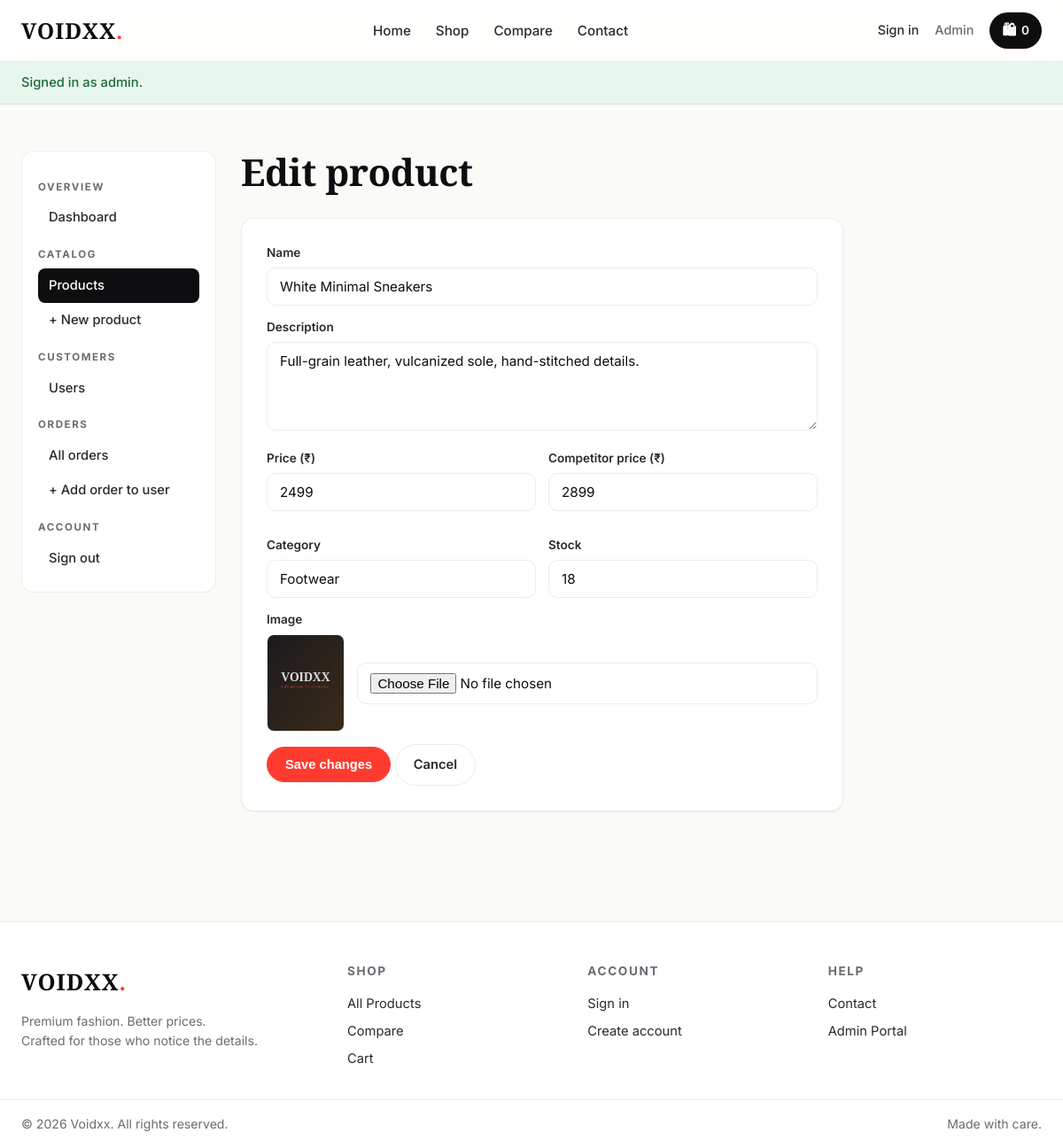
/admin/edit_product.php?id=8 (signed in), run on the app's committed database.
### tables this page shows
CREATE TABLE products (
            id INTEGER PRIMARY KEY AUTOINCREMENT,
            name VARCHAR(255) NOT NULL,
            description TEXT,
            price DECIMAL(10,2) NOT NULL,
            competitor_price DECIMAL(10,2) DEFAULT NULL,
            image VARCHAR(255) DEFAULT NULL,
            category VARCHAR(100) DEFAULT 'General',
            stock INTEGER DEFAULT 100,
            created_at TIMESTAMP DEFAULT CURRENT_TIMESTAMP
        );

### _helpers.php (called while the page is built, shortened)
<?php
function product_image_src($image) {
    $base = rtrim(BASE_URL, '/');
    $path = __DIR__ . "/uploads/" . $image;
    return $base . "/assets/placeholder.svg";
}
?>

### admin/edit_product.php (the view, shortened to what this page needs)
<?php
require '../db.php';
$id = intval($_GET['id'] ?? 0);
$stmt = $pdo->prepare("SELECT * FROM products WHERE id=?");
$stmt->execute([$id]);
$p = $stmt->fetch();
require '_layout.php';
?>
<div class="page-intro"><h1>Edit product</h1></div>
<form class="card" method="post" enctype="multipart/form-data" style="max-width:680px;">
  <div class="field">
    <label class="label">Name</label>
    <input class="input" name="name" value="<?= htmlspecialchars($p['name']) ?>" required>
  </div>
  <div class="field">
    <label class="label">Description</label>
    <textarea class="textarea" name="description"><?= htmlspecialchars($p['description']) ?></textarea>
  </div>
  <div style="display:grid;grid-template-columns:1fr 1fr;gap:14px;">
    <div class="field">
      <label class="label">Price (₹)</label>
      <input class="input" name="price" type="number" step="0.01" value="<?= htmlspecialchars($p['price']) ?>" required>
    </div>
    <div class="field">
      <label class="label">Competitor price (₹)</label>
      <input class="input" name="competitor_price" type="number" step="0.01" value="<?= htmlspecialchars($p['competitor_price']) ?>">
    </div>
    <div class="field">
      <label class="label">Category</label>
      <input class="input" name="category" value="<?= htmlspecialchars($p['category']) ?>">
    </div>
    <div class="field">
      <label class="label">Stock</label>
      <input class="input" name="stock" type="number" value="<?= (int)$p['stock'] ?>">
    </div>
  </div>
  <div class="field">
    <label class="label">Image</label>
    <div style="display:flex;gap:14px;align-items:center;">
      <img src="<?= product_image_src($p['image']) ?>" style="width:90px;height:110px;object-fit:cover;border-radius:8px;border:1px solid var(--line);">
      <input class="input" type="file" name="image" accept="image/*">
    </div>
  </div>
  <button class="btn btn-accent" type="submit">Save changes</button>
  <a class="btn btn-ghost" href="products.php">Cancel</a>
</form>
<?php require '_layout_end.php'; ?>

### styles.css (style rules this page uses)
:root { --bg: #fafaf7; --surface: #ffffff; --ink: #0e0e10; --ink-2: #2a2a2e; --muted: #6b6b73; --line: #ececea; --accent: #ff3b30; --accent-ink: #ffffff; --gold: #b08a4a; --shadow-sm: 0 1px 2px rgba(14,14,16,.06); --shadow-md: 0 8px 24px rgba(14,14,16,.08); --shadow-lg: 0 24px 48px rgba(14,14,16,.10); --radius: 14px; --radius-sm: 10px; --radius-lg: 22px; --maxw: 1200px; }
* { box-sizing: border-box; }
html, body { margin: 0; padding: 0; }
body { background: var(--bg); color: var(--ink); font-family: 'Inter', system-ui, -apple-system, Segoe UI, sans-serif; font-size: 16px; line-height: 1.55; -webkit-font-smoothing: antialiased; }
a { color: inherit; text-decoration: none; }
img { max-width: 100%; display: block; }
h1, h2, h3, h4 { font-weight: 700; letter-spacing: -0.01em; line-height: 1.15; margin: 0 0 .6em; }
h1 { font-size: clamp(1.9rem, 3.5vw, 2.8rem); }
.btn { display: inline-flex; align-items: center; justify-content: center; gap: 8px; background: var(--ink); color: #fff; border: 1px solid var(--ink); cursor: pointer; padding: 11px 20px; border-radius: 999px; font-weight: 600; font-size: .92rem; transition: transform .12s ease, background .15s ease; }
.btn-accent { background: var(--accent); border-color: var(--accent); }
.btn-ghost { background: transparent; color: var(--ink-2); border-color: var(--line); }
.card { background: var(--surface); border: 1px solid var(--line); border-radius: var(--radius); padding: 28px; box-shadow: var(--shadow-sm); }
.field { margin-bottom: 14px; }
.label { display: block; font-size: .85rem; font-weight: 600; margin-bottom: 6px; color: var(--ink-2); }
.input, .textarea, .select { width: 100%; border: 1px solid var(--line); background: #fff; border-radius: 10px; padding: 11px 14px; font-family: inherit; font-size: .95rem; color: var(--ink); transition: border-color .15s ease, box-shadow .15s ease; }
.textarea { min-height: 100px; resize: vertical; }
.page-intro { margin-bottom: 28px; }
.page-intro h1 { font-family: 'Playfair Display', serif; margin-bottom: 8px; }

### data on the page
products: name "White Minimal Sneakers", description "Full-grain leather, vulcanized sole, hand-stitched details.", price "2499", competitor_price "2899", category "Footwear", stock "18"

### other printed values
cart_count() "0"
$flash['msg'] "Signed in as admin."
